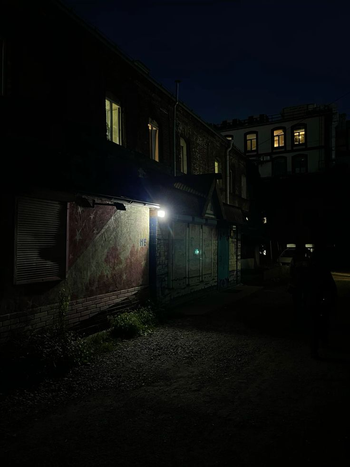
#> input picture lab8/img/low.png, 350 x 467 px, shrunk from 736 x 981 before the run; its folder holds only this picture in this run
$ python main.py
#> lines starting #> are read from the running program, lines starting #| are printed output that depends on the picture
from __future__ import annotations

import csv
import colorsys
import shutil
from dataclasses import dataclass
from pathlib import Path

import matplotlib
matplotlib.use('Agg')
import matplotlib.pyplot as plt
import numpy as np
from PIL import Image


# === Настройки ===
BASE_DIR = Path('/home/ilya/OAVI/lab8')
IMGS_DIR = BASE_DIR / 'img'
if not IMGS_DIR.exists():
    IMGS_DIR = BASE_DIR / 'imgs'

OUTPUT_DIR = BASE_DIR / 'result'
REPORT_PATH = BASE_DIR / 'result.md'

# Вариант 4: NGTDM, d = 1, признаки COS, CON, BUS, линейное контрастирование
VARIANT = 4
MATRIX_NAME = 'NGTDM'
D = 1
NUM_LEVELS = 16

IMAGE_EXTENSIONS = {'.png', '.bmp', '.tif', '.tiff', '.webp'}


@dataclass
class NGTDMFeatures:
    cos: float
    con: float
    bus: float
    total_pixels: int
    active_levels: int


def cleanup_previous_results() -> None:
    if OUTPUT_DIR.exists():
        shutil.rmtree(OUTPUT_DIR)
    if REPORT_PATH.exists():
        REPORT_PATH.unlink()


def find_images(imgs_dir: Path) -> list[Path]:
    if not imgs_dir.exists():
        raise FileNotFoundError(f'Не найдена папка с изображениями: {imgs_dir}')

    paths = sorted(p for p in imgs_dir.iterdir() if p.is_file() and p.suffix.lower() in IMAGE_EXTENSIONS)
    if not paths:
        raise FileNotFoundError(f'В папке {imgs_dir} не найдено изображений PNG/BMP/TIF/WEBP.')
    return paths


def pil_to_rgb_array(img: Image.Image) -> np.ndarray:
    return np.asarray(img.convert('RGB'), dtype=np.uint8)


# colorsys использует HLS, где L = Lightness.
# Это соответствует HSL по набору компонент, просто порядок H, L, S.
def rgb_to_hls_arrays(rgb_u8: np.ndarray) -> tuple[np.ndarray, np.ndarray, np.ndarray]:
    rgb = rgb_u8.astype(np.float32) / 255.0
    flat = rgb.reshape(-1, 3)
    h, l, s = np.vectorize(colorsys.rgb_to_hls)(flat[:, 0], flat[:, 1], flat[:, 2])
    shape = rgb.shape[:2]
    return h.reshape(shape), l.reshape(shape), s.reshape(shape)


def hls_arrays_to_rgb_u8(h: np.ndarray, l: np.ndarray, s: np.ndarray) -> np.ndarray:
    flat_h = h.reshape(-1)
    flat_l = l.reshape(-1)
    flat_s = s.reshape(-1)
    r, g, b = np.vectorize(colorsys.hls_to_rgb)(flat_h, flat_l, flat_s)
    rgb = np.stack([r, g, b], axis=1).reshape(h.shape[0], h.shape[1], 3)
    return np.clip(np.round(rgb * 255.0), 0, 255).astype(np.uint8)


def lightness_to_u8(lightness: np.ndarray) -> np.ndarray:
    return np.clip(np.round(lightness * 255.0), 0, 255).astype(np.uint8)


def save_image(array: np.ndarray, path: Path) -> None:
    if array.ndim == 2:
        Image.fromarray(array.astype(np.uint8), mode='L').save(path)
    elif array.ndim == 3:
        Image.fromarray(array.astype(np.uint8), mode='RGB').save(path)
    else:
        raise ValueError('Ожидался массив 2D или 3D.')


def linear_contrast(gray: np.ndarray, low_percentile: float = 1.0, high_percentile: float = 99.0) -> np.ndarray:
    gray_f = gray.astype(np.float32)
    fmin = float(np.percentile(gray_f, low_percentile))
    fmax = float(np.percentile(gray_f, high_percentile))

    if np.isclose(fmin, fmax):
        return gray.copy()

    clipped = np.clip(gray_f, fmin, fmax)
    out = (clipped - fmin) * 255.0 / (fmax - fmin)
    return np.clip(np.round(out), 0, 255).astype(np.uint8)


def quantize_gray(gray: np.ndarray, levels: int = NUM_LEVELS) -> np.ndarray:
    if levels < 2:
        raise ValueError('Количество уровней яркости должно быть не меньше 2.')
    q = np.floor(gray.astype(np.float32) * levels / 256.0).astype(np.int32)
    return np.clip(q, 0, levels - 1)


def build_ngtdm(image_q: np.ndarray, levels: int = NUM_LEVELS, d: int = D) -> tuple[np.ndarray, np.ndarray]:
    """
    Строит NGTDM для квантованного полутонового изображения.

    n_i — количество пикселей уровня i, для которых можно вычислить окрестность;
    s_i — сумма |i - A_i|, где A_i — средняя яркость соседей в окне (2d+1)x(2d+1), без центра.
    """
    h, w = image_q.shape
    n = np.zeros(levels, dtype=np.int64)
    s = np.zeros(levels, dtype=np.float64)

    if h <= 2 * d or w <= 2 * d:
        return n, s

    for y in range(d, h - d):
        for x in range(d, w - d):
            center = int(image_q[y, x])
            total = 0.0
            count = 0

            for yy in range(y - d, y + d + 1):
                for xx in range(x - d, x + d + 1):
                    if yy == y and xx == x:
                        continue
                    total += float(image_q[yy, xx])
                    count += 1

            avg = total / count if count else 0.0
            n[center] += 1
            s[center] += abs(float(center) - avg)

    return n, s


def compute_ngtdm_features(n: np.ndarray, s: np.ndarray) -> NGTDMFeatures:
    eps = 1e-12
    total_pixels = int(n.sum())
    if total_pixels == 0:
        return NGTDMFeatures(cos=0.0, con=0.0, bus=0.0, total_pixels=0, active_levels=0)

    p = n.astype(np.float64) / float(total_pixels)
    active = n > 0
    levels = np.arange(len(n), dtype=np.float64)
    active_levels = int(active.sum())

    # COS / Coarseness: чем больше значение, тем грубее текстура.
    cos = 1.0 / (np.sum(p[active] * s[active]) + eps)

    # CON / Contrast.
    if active_levels > 1:
        contrast_sum = 0.0
        active_indices = np.where(active)[0]
        for i in active_indices:
            for j in active_indices:
                contrast_sum += p[i] * p[j] * ((i - j) ** 2)
        con = (contrast_sum / (active_levels * (active_levels - 1))) * (np.sum(s[active]) / total_pixels)
    else:
        con = 0.0

    # BUS / Busyness.
    numerator = np.sum(p[active] * s[active])
    denominator = 0.0
    active_indices = np.where(active)[0]
    for i in active_indices:
        for j in active_indices:
            denominator += abs(levels[i] * p[i] - levels[j] * p[j])
    bus = float(numerator / (denominator + eps))

    return NGTDMFeatures(
        cos=float(cos),
        con=float(con),
        bus=float(bus),
        total_pixels=total_pixels,
        active_levels=active_levels,
    )


def save_histogram(gray: np.ndarray, out_path: Path, title: str) -> None:
    fig, ax = plt.subplots(figsize=(8, 4.5))
    hist, bins = np.histogram(gray.flatten(), bins=256, range=(0, 255))
    ax.bar(bins[:-1], hist, width=1.0)
    ax.set_title(title)
    ax.set_xlabel('Яркость')
    ax.set_ylabel('Количество пикселей')
    ax.set_xlim(0, 255)
    fig.tight_layout()
    fig.savefig(out_path, dpi=150)
    plt.close(fig)


def save_ngtdm_visualization(n: np.ndarray, s: np.ndarray, out_path: Path, title: str) -> None:
    levels = np.arange(len(n))

    fig, ax1 = plt.subplots(figsize=(9, 4.8))
    ax1.bar(levels - 0.2, n, width=0.4, label='n_i')
    ax1.set_xlabel('Уровень яркости i')
    ax1.set_ylabel('Количество пикселей n_i')

    ax2 = ax1.twinx()
    ax2.bar(levels + 0.2, s, width=0.4, label='s_i')
    ax2.set_ylabel('Сумма отличий s_i')

    ax1.set_title(title)
    ax1.set_xticks(levels)

    handles1, labels1 = ax1.get_legend_handles_labels()
    handles2, labels2 = ax2.get_legend_handles_labels()
    ax1.legend(handles1 + handles2, labels1 + labels2, loc='upper right')

    fig.tight_layout()
    fig.savefig(out_path, dpi=150)
    plt.close(fig)


def save_ngtdm_csv(n: np.ndarray, s: np.ndarray, out_path: Path) -> None:
    with out_path.open('w', newline='', encoding='utf-8-sig') as f:
        writer = csv.writer(f, delimiter=';')
        writer.writerow(['level_i', 'n_i', 's_i'])
        for i in range(len(n)):
            writer.writerow([i, int(n[i]), f'{float(s[i]):.8f}'])


def save_feature_csv(rows: list[dict[str, object]], out_path: Path) -> None:
    if not rows:
        return

    fieldnames = list(rows[0].keys())
    with out_path.open('w', newline='', encoding='utf-8-sig') as f:
        writer = csv.DictWriter(f, fieldnames=fieldnames, delimiter=';')
        writer.writeheader()
        for row in rows:
            writer.writerow(row)


def save_comparison_figure(
    original_rgb: np.ndarray,
    original_gray: np.ndarray,
    contrasted_rgb: np.ndarray,
    contrasted_gray: np.ndarray,
    ngtdm_before: tuple[np.ndarray, np.ndarray],
    ngtdm_after: tuple[np.ndarray, np.ndarray],
    out_path: Path,
    title: str,
) -> None:
    n_before, s_before = ngtdm_before
    n_after, s_after = ngtdm_after
    levels = np.arange(len(n_before))

    fig, axes = plt.subplots(2, 3, figsize=(14, 9))
    ax = axes.ravel()

    ax[0].imshow(original_rgb)
    ax[0].set_title('Исходное цветное')
    ax[0].axis('off')

    ax[1].imshow(original_gray, cmap='gray', vmin=0, vmax=255)
    ax[1].set_title('Исходное полутоновое (L)')
    ax[1].axis('off')

    ax[2].bar(levels - 0.2, n_before, width=0.4, label='n_i')
    ax[2].bar(levels + 0.2, s_before, width=0.4, label='s_i')
    ax[2].set_title('NGTDM до')
    ax[2].set_xlabel('i')
    ax[2].legend(fontsize=8)

    ax[3].imshow(contrasted_rgb)
    ax[3].set_title('Контрастированное цветное')
    ax[3].axis('off')

    ax[4].imshow(contrasted_gray, cmap='gray', vmin=0, vmax=255)
    ax[4].set_title('Контрастированное полутоновое (L)')
    ax[4].axis('off')

    ax[5].bar(levels - 0.2, n_after, width=0.4, label='n_i')
    ax[5].bar(levels + 0.2, s_after, width=0.4, label='s_i')
    ax[5].set_title('NGTDM после')
    ax[5].set_xlabel('i')
    ax[5].legend(fontsize=8)

    fig.suptitle(title, fontsize=14)
    fig.tight_layout()
    fig.savefig(out_path, dpi=150)
    plt.close(fig)


def md_path(path: Path) -> str:
    return './' + path.relative_to(BASE_DIR).as_posix()


def process_image(image_path: Path) -> list[dict[str, object]]:
    stem = image_path.stem
    out_dir = OUTPUT_DIR / stem
    out_dir.mkdir(parents=True, exist_ok=True)

    img = Image.open(image_path)
    rgb = pil_to_rgb_array(img)

    h, l, s_hls = rgb_to_hls_arrays(rgb)
    gray_before = lightness_to_u8(l)

    # Линейное контрастирование только канала L
    gray_after = linear_contrast(gray_before)
    l_after = gray_after.astype(np.float32) / 255.0
    rgb_after = hls_arrays_to_rgb_u8(h, l_after, s_hls)

    save_image(rgb, out_dir / 'original_color.png')
    save_image(gray_before, out_dir / 'original_lightness.png')
    save_image(rgb_after, out_dir / 'contrasted_color.png')
    save_image(gray_after, out_dir / 'contrasted_lightness.png')

    save_histogram(gray_before, out_dir / 'hist_before.png', f'{stem}: гистограмма яркости до')
    save_histogram(gray_after, out_dir / 'hist_after.png', f'{stem}: гистограмма яркости после')

    q_before = quantize_gray(gray_before, NUM_LEVELS)
    q_after = quantize_gray(gray_after, NUM_LEVELS)

    n_before, s_before = build_ngtdm(q_before, NUM_LEVELS, D)
    n_after, s_after = build_ngtdm(q_after, NUM_LEVELS, D)

    save_ngtdm_csv(n_before, s_before, out_dir / 'ngtdm_before.csv')
    save_ngtdm_csv(n_after, s_after, out_dir / 'ngtdm_after.csv')

    save_ngtdm_visualization(n_before, s_before, out_dir / 'ngtdm_before.png', f'{stem}: NGTDM до')
    save_ngtdm_visualization(n_after, s_after, out_dir / 'ngtdm_after.png', f'{stem}: NGTDM после')

    feats_before = compute_ngtdm_features(n_before, s_before)
    feats_after = compute_ngtdm_features(n_after, s_after)

    save_comparison_figure(
        original_rgb=rgb,
        original_gray=gray_before,
        contrasted_rgb=rgb_after,
        contrasted_gray=gray_after,
        ngtdm_before=(n_before, s_before),
        ngtdm_after=(n_after, s_after),
        out_path=out_dir / 'comparison.png',
        title=f'{stem}: сравнение до и после линейного контрастирования',
    )

    rows = [
        {
            'image': stem,
            'stage': 'before',
            'cos': f'{feats_before.cos:.8f}',
            'con': f'{feats_before.con:.8f}',
            'bus': f'{feats_before.bus:.8f}',
            'total_pixels': feats_before.total_pixels,
            'active_levels': feats_before.active_levels,
            'lightness_min': int(gray_before.min()),
            'lightness_max': int(gray_before.max()),
            'num_levels': NUM_LEVELS,
            'd': D,
        },
        {
            'image': stem,
            'stage': 'after',
            'cos': f'{feats_after.cos:.8f}',
            'con': f'{feats_after.con:.8f}',
            'bus': f'{feats_after.bus:.8f}',
            'total_pixels': feats_after.total_pixels,
            'active_levels': feats_after.active_levels,
            'lightness_min': int(gray_after.min()),
            'lightness_max': int(gray_after.max()),
            'num_levels': NUM_LEVELS,
            'd': D,
        },
    ]

    save_feature_csv(rows, out_dir / 'features.csv')
    return rows


def create_report(all_rows: list[dict[str, object]]) -> None:
    images = []
    seen = set()
    for row in all_rows:
        name = str(row['image'])
        if name not in seen:
            seen.add(name)
            images.append(name)

    by_image: dict[str, dict[str, dict[str, object]]] = {}
    for row in all_rows:
        by_image.setdefault(str(row['image']), {})[str(row['stage'])] = row

    lines: list[str] = []
    lines.extend([
        '# Лабораторная работа №8. Текстурный анализ и контрастирование',
        '',
        f'**Вариант:** {VARIANT}  ',
        f'**Матрица:** {MATRIX_NAME}, d = {D}  ',
        '**Признаки:** COS, CON, BUS  ',
        '**Метод преобразования яркости:** линейное контрастирование',
        '',
        '## Использованные методы',
        '',
        'В работе используется матрица NGTDM. Для каждого уровня яркости вычисляются два значения:',
        '',
        '- $n_i$ — количество пикселей уровня яркости $i$;',
        '- $s_i$ — сумма отличий яркости пикселя от средней яркости его соседей в окрестности с расстоянием $d = 1$.',
        '',
        'По матрице NGTDM рассчитываются признаки COS, CON и BUS. Для улучшения изображения применяется линейное контрастирование яркостного канала L в модели HSL.',
        '',
        '---',
        '',
    ])

    for idx, name in enumerate(images, start=1):
        before = by_image[name]['before']
        after = by_image[name]['after']
        out_dir = OUTPUT_DIR / name

        lines.extend([
            f'# {idx}. Изображение `{name}`',
            '',
            '## Исходное и преобразованное изображения',
            '',
            '### Исходное цветное изображение',
            f'![]({md_path(out_dir / "original_color.png")})',
            '',
            '### Исходное полутоновое изображение',
            f'![]({md_path(out_dir / "original_lightness.png")})',
            '',
            '### Контрастированное цветное изображение',
            f'![]({md_path(out_dir / "contrasted_color.png")})',
            '',
            '### Контрастированное полутоновое изображение',
            f'![]({md_path(out_dir / "contrasted_lightness.png")})',
            '',
            '## Гистограммы яркости',
            '',
            '### До контрастирования',
            f'![]({md_path(out_dir / "hist_before.png")})',
            '',
            '### После контрастирования',
            f'![]({md_path(out_dir / "hist_after.png")})',
            '',
            '## Матрицы NGTDM',
            '',
            '### До контрастирования',
            f'![]({md_path(out_dir / "ngtdm_before.png")})',
            '',
            '### После контрастирования',
            f'![]({md_path(out_dir / "ngtdm_after.png")})',
            '',
            '## Текстурные признаки',
            '',
            '| Признак | До контрастирования | После контрастирования |',
            '|---|---:|---:|',
            f'| COS | `{before["cos"]}` | `{after["cos"]}` |',
            f'| CON | `{before["con"]}` | `{after["con"]}` |',
            f'| BUS | `{before["bus"]}` | `{after["bus"]}` |',
            '',
            '---',
            '',
        ])

    lines.extend([
        '# Сравнение результатов',
        '',
        '| Изображение | COS до | COS после | CON до | CON после | BUS до | BUS после |',
        '|---|---:|---:|---:|---:|---:|---:|',
    ])

    for name in images:
        before = by_image[name]['before']
        after = by_image[name]['after']
        lines.append(
            f'| {name} | `{before["cos"]}` | `{after["cos"]}` | '
            f'`{before["con"]}` | `{after["con"]}` | '
            f'`{before["bus"]}` | `{after["bus"]}` |'
        )

    lines.extend([
        '',
        '## Вывод',
        '',
        'После линейного контрастирования изменяется распределение яркости и, соответственно, значения NGTDM-признаков. Это показывает, что текстурные характеристики зависят не только от структуры изображения, но и от преобразования яркостного канала.',
        '',
    ])

    REPORT_PATH.write_text('\n'.join(lines), encoding='utf-8')


def main() -> None:
    cleanup_previous_results()
    OUTPUT_DIR.mkdir(parents=True, exist_ok=True)

    image_paths = find_images(IMGS_DIR)
    all_rows: list[dict[str, object]] = []

    for path in image_paths:
        print(f'Обработка: {path.name}')
        all_rows.extend(process_image(path))
#> in process_image, img is the input picture: PIL image 350x467 RGB; mean R, G, B 11.3, 12.9, 12.4
#> in process_image, `h, l, s_hls = rgb_to_hls_arrays(rgb)`:
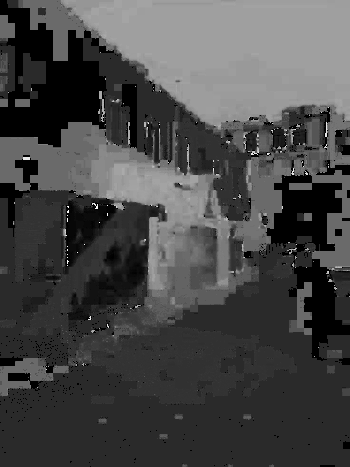
#> h: shape (467, 350) float64; min 0, max 0.99, mean 0.28
#> in process_image, `h, l, s_hls = rgb_to_hls_arrays(rgb)`:
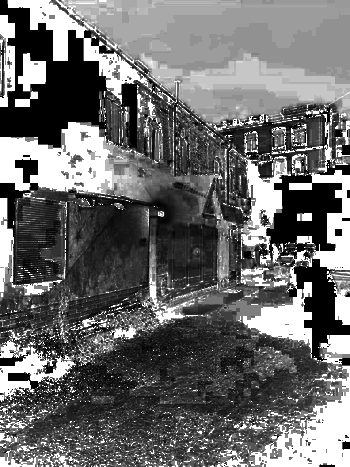
#> s_hls: shape (467, 350) float64; min 0, max 1, mean 0.423
#> in linear_contrast, `fmin = float(np.percentile(gray_f, low_percentile))`: fmin = 0
#> in linear_contrast, `fmax = float(np.percentile(gray_f, high_percentile))`: fmax = 118
#> in linear_contrast, `out = (clipped - fmin) * 255.0 / (fmax - fmin)`:
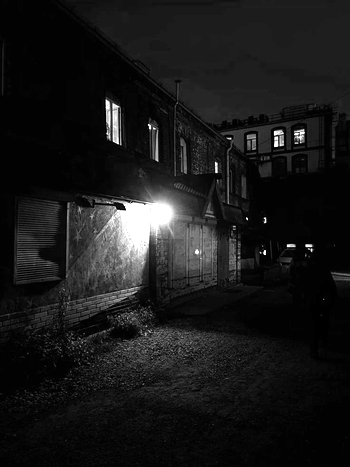
#> out: shape (467, 350) float32; min 0, max 255, mean 25.6
#> in hls_arrays_to_rgb_u8, `rgb = np.stack([r, g, b], axis=1).reshape(h.shape[0], h.shape[1], 3)`:
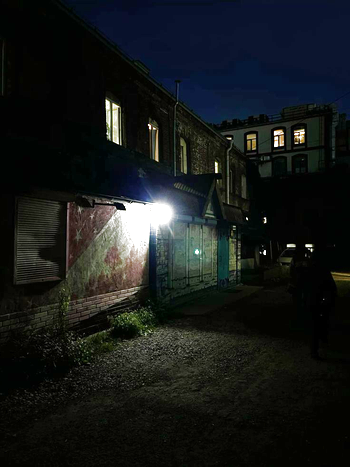
#> rgb: shape (467, 350, 3) float32; mean of channels 0, 1, 2 0.0915, 0.105, 0.104; drawn as R, G, B
#> in save_histogram, `hist, bins = np.histogram(gray.flatten(), bins=256, range=(0, 255))`: hist = 256 values, max 35918 at index 1, min 0 at index 228, mean 638.5; bins = 257 values from 0 to 255
#> in save_histogram, `fig.savefig(out_path, dpi=150)`:
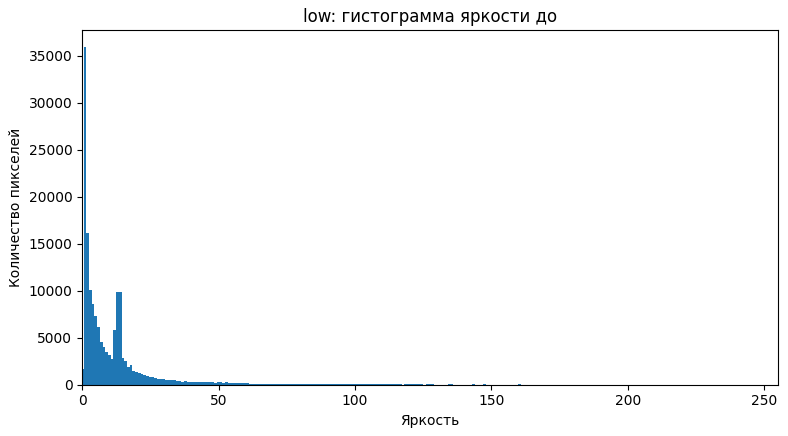
#> figure drawn by matplotlib, 1 panel; tallest bar 35918 high, from x = 0.496 to 1.5
#> in quantize_gray, `q = np.floor(gray.astype(np.float32) * levels / 256.0).astype(np.int32)`:
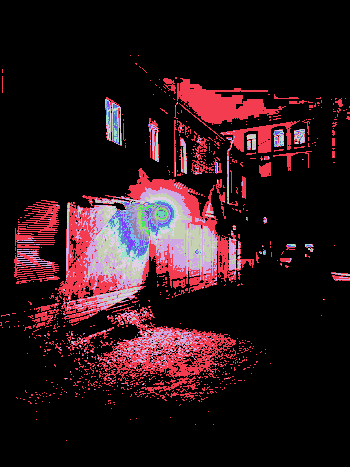
#> q: shape (467, 350) int32; 16 distinct labels, from 0 to 15; one colour per label, 0 black
#> call 2 of quantize_gray, with levels = 16
#> in quantize_gray (call 2), `q = np.floor(gray.astype(np.float32) * levels / 256.0).astype(np.int32)`:
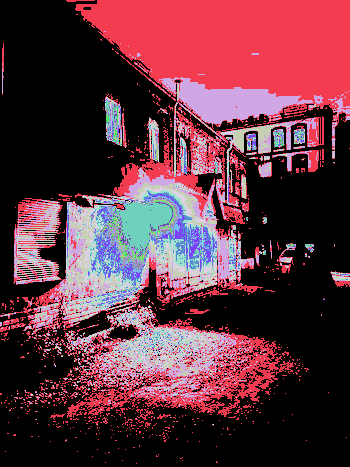
#> q: shape (467, 350) int32; 16 distinct labels, from 0 to 15; one colour per label, 0 black
#> (the rest of the program and of its run is left out)
